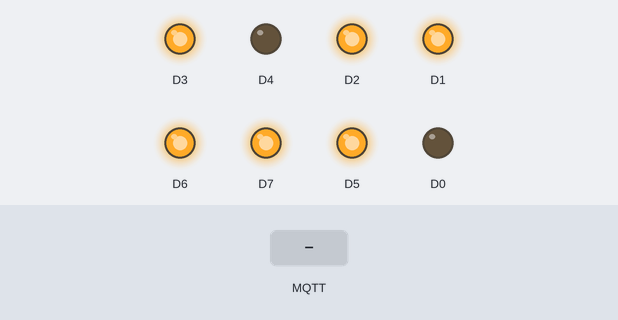
Bench run of a sketch on a simulated ESP8266 (NodeMCU). Shown: output pins drawn as LEDs (lit = HIGH). Inputs (shaded band) come from the test bench. WiFi joins after 1.5 s; servers stay silent unless stated; random numbers use the default seed unless the sketch sets one; no MQTT or app messages arrive unless stated; what the sketch prints to the serial monitor is not drawn.

Above: at 3.2 s.
3.3 s: MQTT message "0" arrives on the first subscribed topic
At 4.2 s:
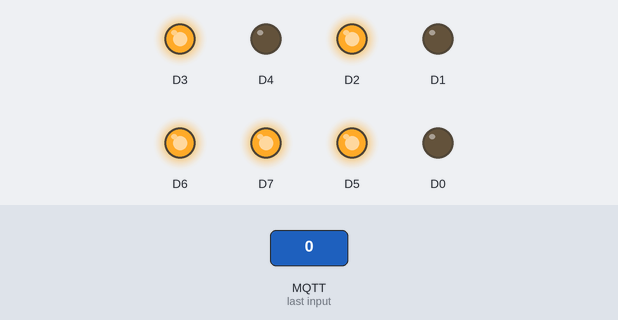
4.8 s: MQTT message "2" arrives on the first subscribed topic
At 5.3 s:
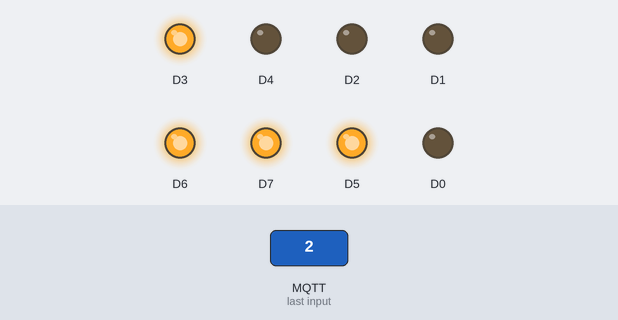
6.3 s: MQTT message "1" arrives on the first subscribed topic
At 7.5 s:
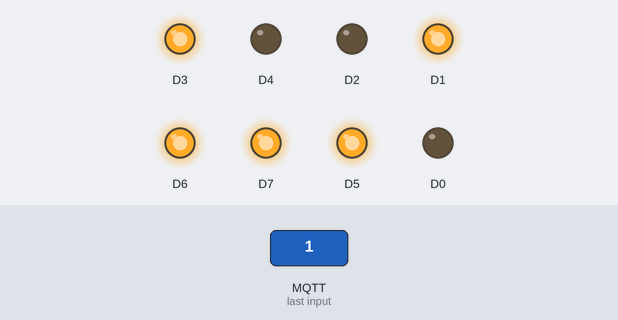
7.8 s: MQTT message "4" arrives on the first subscribed topic
At 8.8 s:
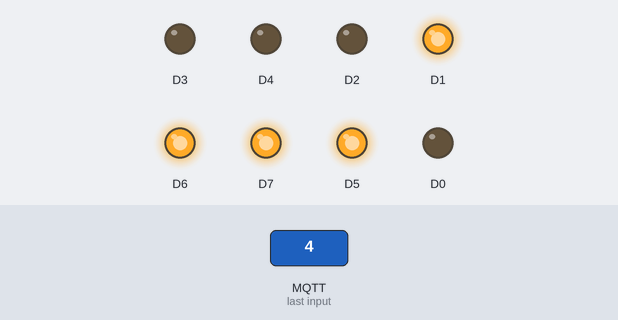
9.3 s: MQTT message "3" arrives on the first subscribed topic
At 10.0 s:
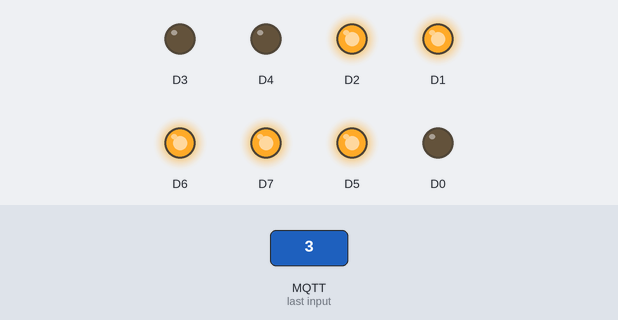
10.8 s: MQTT message "6" arrives on the first subscribed topic
At 11.1 s:
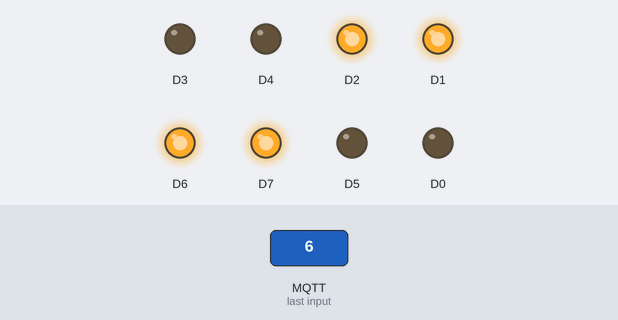
Timing chart, 0 to 13.3 s (numbered marks = the images above; inputs shaded):
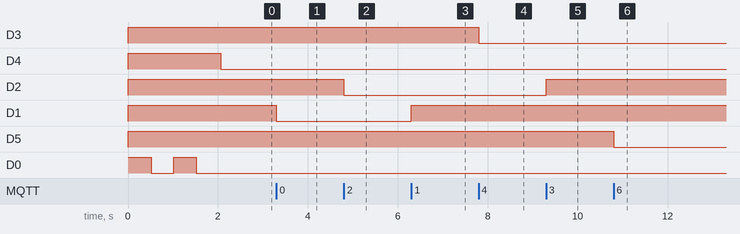

Measured:
- after the input at 3.3 s, D1: HIGH → LOW at once
- after the input at 4.8 s, D2: HIGH → LOW at once
- after the input at 6.3 s, D1: LOW → HIGH at once
- after the input at 7.8 s, D3: HIGH → LOW at once
- after the input at 9.3 s, D2: LOW → HIGH at once
- after the input at 10.8 s, D5: HIGH → LOW at once

The sketch:

esp8266_PubSub_6relays.ino
```cpp
#include <ESP8266WiFi.h>
#include <PubSubClient.h>

const char* ssid = "yourSSID";
const char* password = "yourPASSWORD";
const char* mqtt_broker = "broker.hivemq.com";

WiFiClient espClient;
PubSubClient client(espClient);

void setup_wifi() {
  delay(10);
  // We start by connecting to a WiFi network
  Serial.println();
  Serial.print("Connecting to ");
  Serial.println(ssid);
  WiFi.begin(ssid, password);
  while (WiFi.status() != WL_CONNECTED) {
    digitalWrite(D0,HIGH);
    delay(500);
    digitalWrite(D0,LOW);
    delay(500);
    Serial.print(".");
  }
  randomSeed(micros());
  Serial.println("");
  Serial.println("WiFi connected");
  digitalWrite(D0,LOW);
  Serial.println("IP address: ");
  Serial.println(WiFi.localIP());
}

void callback(char* topic, byte* payload, unsigned int length) {
   if ((char)payload[0] == '0') {
     digitalWrite(D1, LOW);
     client.publish("mtech/out/level4","Lampu A ON");}
   if ((char)payload[0] == '1'){
     digitalWrite(D1, HIGH);
     client.publish("mtech/out/level4","Lampu A OFF");}

   if ((char)payload[0] == '2'){
     digitalWrite(D2, LOW);
     client.publish("mtech/out/level4","Lampu B ON");}
   if ((char)payload[0] == '3'){
     digitalWrite(D2, HIGH);
     client.publish("mtech/out/level4","Lampu B OFF");}

   if ((char)payload[0] == '4'){
     digitalWrite(D3, LOW);
     client.publish("mtech/out/level4","Lampu C ON");}
   if ((char)payload[0] == '5'){
     digitalWrite(D3, HIGH);
     client.publish("mtech/out/level4","Lampu C OFF");}

   if ((char)payload[0] == '6'){
     digitalWrite(D5, LOW);
     client.publish("mtech/out/level4","Lampu D ON");}
   if ((char)payload[0] == '7'){
     digitalWrite(D5, HIGH);
     client.publish("mtech/out/level4","Lampu D OFF");}

   if ((char)payload[0] == '8'){
     digitalWrite(D6, LOW);
     client.publish("mtech/out/level4","Lampu E ON");}
   if ((char)payload[0] == '9'){
     digitalWrite(D6, HIGH);
     client.publish("mtech/out/level4","Lampu E OFF");}

   if ((char)payload[0] == 'A'){
     digitalWrite(D7, LOW);
     client.publish("mtech/out/level4","Lampu F ON");}
   if ((char)payload[0] == 'B'){
     digitalWrite(D7, HIGH);
     client.publish("mtech/out/level4","Lampu F OFF");}
}

void reconnect() {
  // Loop until we're reconnected
    digitalWrite(D4,HIGH);
  while (!client.connected()) {
    Serial.print("Attempting MQTT connection...");
    // Create a random client ID
    String clientId = "ESP8266Client-";
    clientId += String(random(0xffff), HEX);
    // Attempt to connect
    if (client.connect(clientId.c_str())) {
      Serial.println("connected");
      digitalWrite(D4,LOW);
      // Once connected, publish an announcement...
      client.publish("mtech/out/level4", "Connected to NodeMCU");
      // ... and resubscribe
      client.subscribe("mtech/in/level4");
    } else {
      Serial.print("failed, rc=");
      Serial.print(client.state());
      Serial.println(" try again in 5 seconds");
      // Wait 5 seconds before retrying
    digitalWrite(D4,LOW);
    delay(500);
    digitalWrite(D4,HIGH);
    delay(500);
    digitalWrite(D4,LOW);
    delay(500);
    digitalWrite(D4,HIGH);
    delay(500);
    digitalWrite(D4,LOW);
    delay(500);
    digitalWrite(D4,HIGH);
    delay(500);
    digitalWrite(D4,LOW);
    delay(500);
    digitalWrite(D4,HIGH);
    delay(500);
    digitalWrite(D4,LOW);
    delay(500);
    digitalWrite(D4,HIGH);
    delay(500);
    }
  }
}

void setup() {
  pinMode(D0, OUTPUT);
  pinMode(D1, OUTPUT);
  pinMode(D2, OUTPUT);
  pinMode(D3, OUTPUT);
  pinMode(D4, OUTPUT);
  pinMode(D5, OUTPUT);
  pinMode(D6, OUTPUT);
  pinMode(D7, OUTPUT);
  digitalWrite(D0,HIGH);
  digitalWrite(D1,HIGH);
  digitalWrite(D2,HIGH);
  digitalWrite(D3,HIGH);
  digitalWrite(D4,HIGH);
  digitalWrite(D5,HIGH);
  digitalWrite(D6,HIGH);
  digitalWrite(D7,HIGH);
  Serial.begin(115200);
  setup_wifi();
  client.setServer(mqtt_broker, 1883);
  client.setCallback(callback);
}

void loop() {
  if (!client.connected()) {
    reconnect();
  }
  client.loop();
}
```
